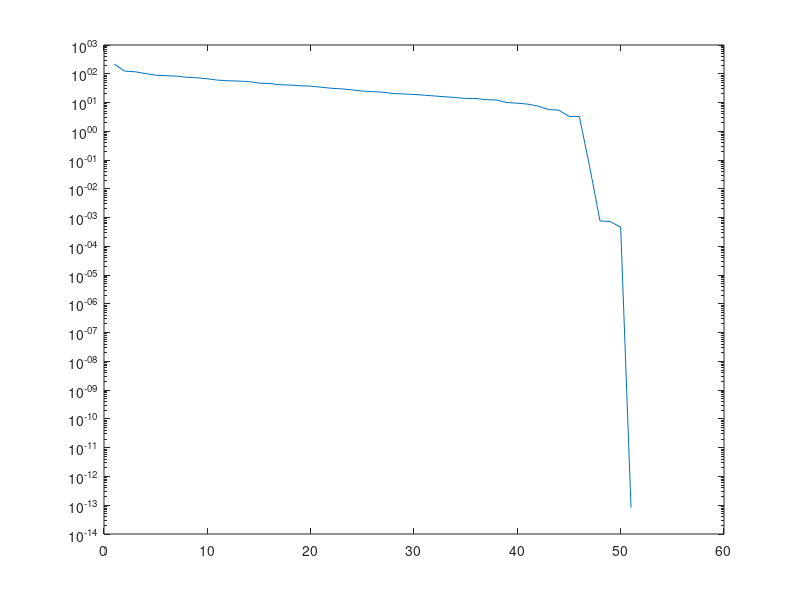

Source code (MATLAB): (Note: this script raises an error after producing the figure.)
% -- Pre-processing --
% Label the data according to their usages (classification or regression).
close all
clc

%% Initialization
% Load provided datasets
load first-order/alldataraw
load first-order/train
load first-order/validation
load first-order/test

% The number of data as provided
num_trn = size(train, 1);
num_val = size(validation, 1);
num_tst = size(test, 1);

%% Classification
% PCA
S = svd(train(:, 1:51));
semilogy(S)
PCA_coef = ppca_matlab(train(:, 1:51), 46);

% Training data
x_trn = train(:, 1:51) * PCA_coef;
y_trn = zeros(num_trn, 5);
y_trn(:, 1) = sign(alldataraw(1:num_trn, 54));
y_trn(:, 2) = sign(alldataraw(1:num_trn, 55));
y_trn(:, 3) = sign(alldataraw(1:num_trn, 56));
y_trn(:, 4) = sign(alldataraw(1:num_trn, 57));
y_trn(:, 5) = sign(alldataraw(1:num_trn, 58));

% Validation data
x_val = validation(:, 1:51) * PCA_coef;
y_val = zeros(num_val, 5);
y_val(:, 1) = sign(alldataraw(num_trn+1:num_trn+num_val, 54));
y_val(:, 2) = sign(alldataraw(num_trn+1:num_trn+num_val, 55));
y_val(:, 3) = sign(alldataraw(num_trn+1:num_trn+num_val, 56));
y_val(:, 4) = sign(alldataraw(num_trn+1:num_trn+num_val, 57));
y_val(:, 5) = sign(alldataraw(num_trn+1:num_trn+num_val, 58));

% Testing data
x_tst = test(:, 1:51) * PCA_coef;
y_tst = zeros(num_tst, 5);
y_tst(:, 1) = sign(alldataraw(num_trn+num_val+1:end, 54));
y_tst(:, 2) = sign(alldataraw(num_trn+num_val+1:end, 55));
y_tst(:, 3) = sign(alldataraw(num_trn+num_val+1:end, 56));
y_tst(:, 4) = sign(alldataraw(num_trn+num_val+1:end, 57));
y_tst(:, 5) = sign(alldataraw(num_trn+num_val+1:end, 58));

%% Regression
% Training data
idx_trn = alldataraw(1:num_trn, 54:58) > 0;
x_trn_reg = cell(5, 1);
y_trn_reg = cell(5, 1);
for i = 1:5
    x_trn_reg{i} = x_trn(idx_trn(:,i), :);
    y_trn_reg{i} = alldataraw(idx_trn(:,i), 53+i);
end

% Validation data
idx_val = alldataraw(num_trn+1:num_trn+num_val, 54:58) > 0;
x_val_reg = cell(5, 1);
y_val_reg = cell(5, 1);
for i = 1:5
    x_val_reg{i} = x_val(idx_val(:,i), :);
    y_val_reg{i} = ...
        alldataraw([false(num_trn, 1); idx_val(:,i)], 53+i);
end

% Testing data
idx_tst = alldataraw(num_trn+num_val+1:end, 54:58) > 0;
x_tst_reg = cell(5, 1);
y_tst_reg = cell(5, 1);
for i = 1:5
    x_tst_reg{i} = x_tst(idx_tst(:,i), :);
    y_tst_reg{i} = alldataraw...
        ([false(num_trn+num_val, 1); idx_tst(:,i)], 53+i);
end
